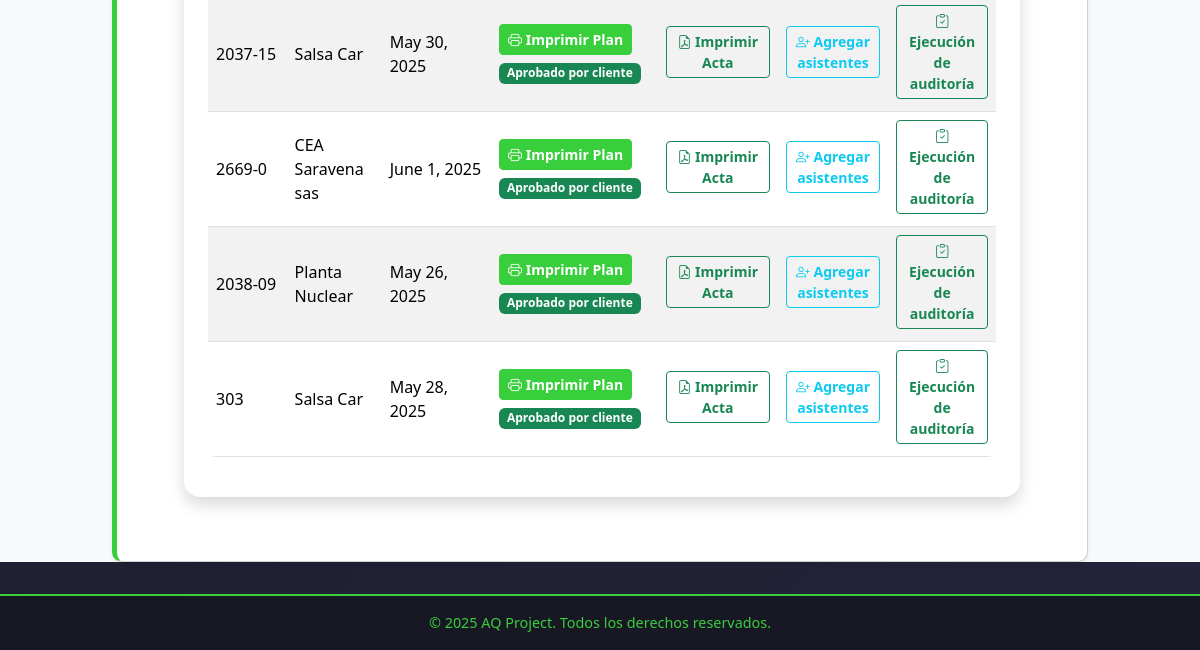
Page /auditores/dashboard/ (signed in, lower part) on the earlier database version.
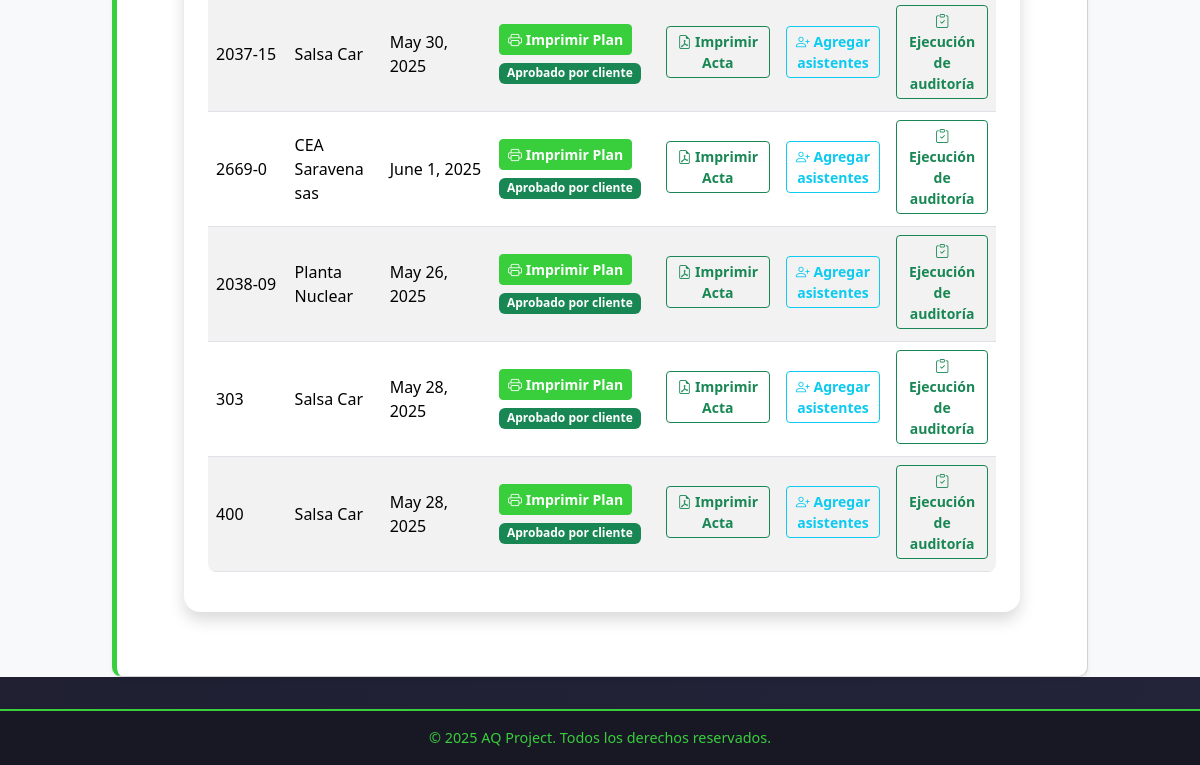
Same page on the later database version.
### documentacion_auditores/models.py (models this page shows, shortened)
class PlanAuditoria(models.Model):
    programacion = models.OneToOneField(ProgramacionAuditoria, on_delete=models.CASCADE)
    auditor = models.ForeignKey(User, on_delete=models.CASCADE, limit_choices_to={'groups__name': "Auditores"})
    iaf_md4_verificado = models.BooleanField(default=False)
    observaciones = models.TextField(blank=True, null=True)
    fecha_aprobacion = models.DateField()  # Automáticamente, puede ser 2 días antes de etapa 2
    archivo_vehiculos_instructores = models.FileField(upload_to='documentacion/vehiculos_instructores/', null=True, blank=True)
    aprobado_por_cliente = models.BooleanField(default=False)
    fecha_aprobacion_cliente = models.DateTimeField(null=True, blank=True)

### programacion/models.py (models this page shows, shortened)
class ProgramacionAuditoria(models.Model):
    cotizacion = models.ForeignKey('cotizaciones.Cotizacion', on_delete=models.CASCADE)
    nivel_auditoria = models.ForeignKey(NivelAuditoriaCEA, on_delete=models.SET_NULL, null=True, blank=True)
    fecha_programacion_etapa1 = models.DateField(null=True, blank=True)
    hora_etapa1 = models.TimeField(default='00:00')
    auditores = models.ForeignKey(Auditor, on_delete=models.SET_NULL, null=True, blank=True)
    iaf_md4_confirmado = models.BooleanField(default=False)
    estado = models.CharField(max_length=20, choices=(
        ('Pendiente', 'Pendiente'),
        ('En Curso', 'En Curso'),
        ('Finalizada', 'Finalizada'),
        ('Cancelada', 'Cancelada'),
    ), default='Pendiente')  # Valor predeterminado para "estado"

### cotizaciones/models.py (models this page shows, shortened)
class Cotizacion(models.Model):
    solicitud = models.ForeignKey(Solicitud, on_delete=models.CASCADE, related_name="cotizaciones")
    numero_servicio = models.CharField(max_length=100, unique=True)
    fecha_cotizacion = models.DateField(null=True, blank=True)
    tipo_servicio = models.ManyToManyField("TipoServicio")
    dias_auditoria_etapa_1 = models.DecimalField(max_digits=3, decimal_places=1, null=True, blank=True)
    dias_auditoria_etapa_2 = models.DecimalField(max_digits=3, decimal_places=1, null=True, blank=True)
    precio_neto = models.DecimalField(max_digits=10, decimal_places=2, help_text="Valor sin IVA")
    precio_iva = models.DecimalField(max_digits=10, decimal_places=2, default=Decimal("0.00"), help_text="IVA (19%)")
    precio_total = models.DecimalField(max_digits=10, decimal_places=2, default=Decimal("0.00"), help_text="Total con IVA")
    ESTADO_CHOICES = [
        ('Pendiente', 'Pendiente'),
        ('Aprobada', 'Aprobada'),
        ('Rechazada', 'Rechazada'),
        ('Programada', 'Programada'),
    ]
    estado = models.CharField(max_length=20, choices=ESTADO_CHOICES, default='Pendiente')

### solicitudes/models.py (models this page shows, shortened)
class Solicitud(models.Model):
    cliente = models.ForeignKey(Cliente, on_delete=models.CASCADE, related_name="solicitudes_solicitudes")  # Relación con el modelo Cliente
    fecha_solicitud = models.DateField(default=date.today)  # Fecha en que se crea la solicitud
    estado = models.CharField(
        max_length=20,
        choices=[
            ('Pendiente', 'Pendiente'),
            ('Aprobada', 'Aprobada'),
            ('Rechazada', 'Rechazada')
        ],
        default='Pendiente'
    )  # Estado de la solicitud

class Cliente(models.Model):
    nit = models.CharField(max_length=20, unique=True)  # Nit único
    nombre_propietario = models.CharField(max_length=100)
    nombre_establecimiento = models.CharField(max_length=100)
    representante_legal = models.CharField(max_length=100)
    cedula_ciudadania = models.CharField(max_length=20)
    ciudad = models.CharField(max_length=100)
    departamento = models.CharField(max_length=100)
    direccion = models.CharField(max_length=200)
    representante_organismo = models.CharField(max_length=100)
    cargo = models.CharField(max_length=50)
    telefono_fijo = models.CharField(max_length=20, blank=True, null=True)
    telefono_celular = models.CharField(max_length=20)
    correo_electronico = models.EmailField()
    nivel_cea = models.CharField(max_length=50, choices=NIVELES_CEA)
    cantidad_vehiculos = models.IntegerField(null=True, blank=True)
    cantidad_instructores = models.IntegerField(null=True, blank=True)
    categorias_certificar = models.ManyToManyField(Categoria, blank=True)
    certificado_conformidad = models.CharField(max_length=2, choices=CERTIFICADO_CONFORMIDAD_CHOICES, default="No")
    nombre_ente_certificador = models.CharField(max_length=100, blank=True, null=True)  # Se llena si es "Sí"
    fecha_solicitud = models.DateField(null=True, blank=True)  # Se establece solo cuando se envía la solicitud
    observaciones = models.TextField(blank=True, null=True)

### documentacion_auditores/views.py (the view)
# urls.py: path('dashboard/', views.dashboard_auditor, name='dashboard_auditor'),
@login_required
@user_passes_test(auditor_check)
def dashboard_auditor(request):
    auditor = Auditor.objects.get(user=request.user)
    programaciones = ProgramacionAuditoria.objects.exclude(planauditoria__aprobado_por_cliente=True)
    planes = PlanAuditoria.objects.filter(auditor=request.user)
    return render(request, 'documentacion_auditores/dashboard.html', {
        'programaciones': programaciones,
        'planes': planes,
    })

### documentacion_auditores/views.py (called while the page is built)
def auditor_check(user):
    return user.groups.filter(name='Auditores').exists()

### documentacion_auditores/templates/documentacion_auditores/dashboard.html (shortened to what the changed rows need)
{% extends "layouts/base.html" %}
{% block content %}
<div class="container my-5">
    <div class="row justify-content-center">
        <div class="col-lg-11">
            <div class="card shadow rounded-4 border-0">
                <div class="card-body p-4">
                    <div class="table-responsive">
                        <table class="table table-striped align-middle rounded-3 overflow-hidden">
                            <tbody>
                                {% for plan in planes %}
                                <tr>
                                    <td>{{ plan.programacion.cotizacion.numero_servicio }}</td>
                                    <td>{{ plan.programacion.cotizacion.solicitud.cliente.nombre_establecimiento }}</td>
                                    <td>{{ plan.fecha_aprobacion }}</td>
                                    <td>
                                        <a href="{% url 'imprimir_plan' plan.id %}" class="btn btn-success btn-sm mb-1 fw-semibold">
                                            <i class="bi bi-printer"></i> Imprimir Plan
                                        </a>
                                        {% if not plan.aprobado_por_cliente %}
                                            <a href="{% url 'editar_plan' plan.id %}" class="btn btn-warning btn-sm mb-1 fw-semibold">Editar Plan</a>
                                            <form method="post" action="{% url 'aprobar_plan_cliente' plan.id %}" style="display:inline;">
                                                {% csrf_token %}
                                                <button type="submit" class="btn btn-outline-success btn-sm mb-1 fw-semibold">Aprobación del plan</button>
                                            </form>
                                        {% else %}
                                            <span class="badge bg-success">Aprobado por cliente</span>
                                        {% endif %}
                                    </td>
                                    <td>
                                        {% if plan.acta and plan.acta.asistentes.exists %}
                                            <a href="{% url 'generar_acta_pdf' plan.programacion.id %}" class="btn btn-outline-success btn-sm mb-1 fw-semibold">
                                                <i class="bi bi-file-earmark-pdf"></i> Imprimir Acta
                                            </a>
                                        {% else %}
                                            <span class="text-secondary">Debe registrar los asistentes antes de imprimir el acta</span>
                                        {% endif %}
                                    </td>
                                    <td>
                                        {% if plan.aprobado_por_cliente and plan.acta %}
                                            <a href="{% url 'asistentes_acta' plan.acta.id %}" class="btn btn-outline-info btn-sm mb-1 fw-semibold">
                                                <i class="bi bi-person-plus"></i> Agregar asistentes
                                            </a>
                                        {% else %}
                                            <span class="text-secondary">No disponible</span>
                                        {% endif %}
                                    </td>
                                    <td>
                                        {% if plan.aprobado_por_cliente and plan.acta %}
                                            <a href="{% url 'ejecucion_auditoria' plan.acta.id %}" class="btn btn-outline-success btn-sm mb-1 fw-semibold">
                                                <i class="bi bi-clipboard-check"></i> Ejecución de auditoría
                                            </a>
                                        {% else %}
                                            <span class="text-secondary">No disponible</span>
                                        {% endif %}
                                    </td>
                                </tr>
                                {% endfor %}
                            </tbody>
                        </table>
                    </div>
                </div>
            </div>
        </div>
    </div>
</div>
{% endblock %}

Differences in the rows shown:
added PlanAuditoria: programacion.cotizacion.numero_servicio "400", programacion.cotizacion.solicitud.cliente.nombre_establecimiento "Salsa Car", fecha_aprobacion "May 28, 2025", aprobado_por_cliente "Aprobado por cliente", shows "Imprimir Acta"
